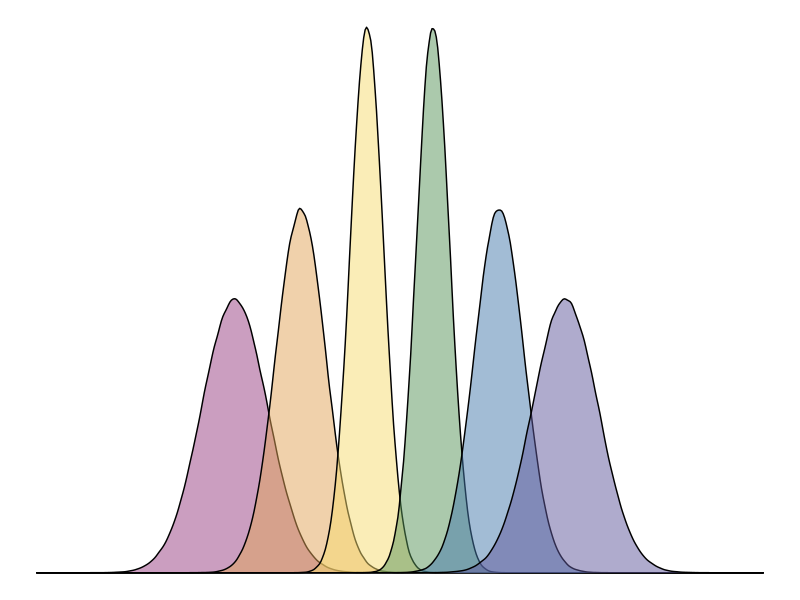
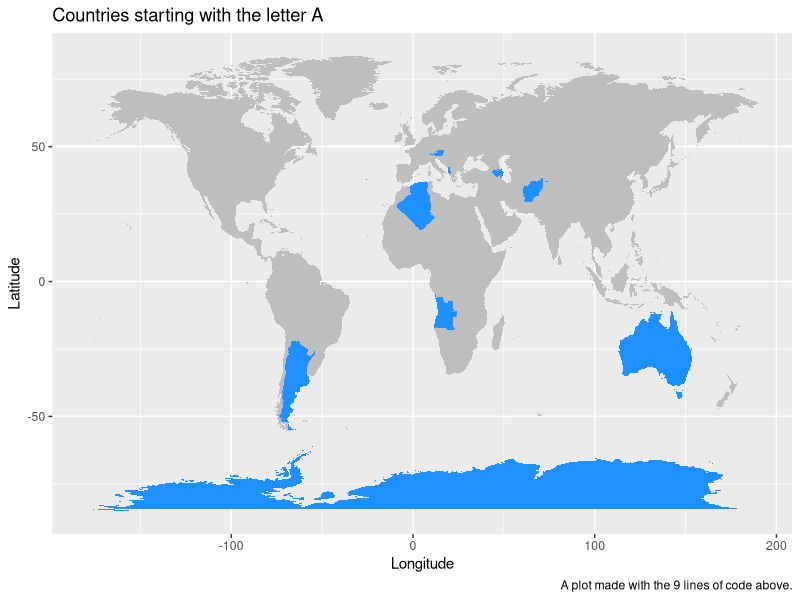

Here is the R script that generated these plots, in order:
## ---- chunk 1
library(tidyverse)

## palette with psyTeachR logo colour
psyteachr_colours <- function(vals = 1:6) {
  ptrc <- c(
    "pink" = "#983E82",
    "orange" = "#E2A458",
    "yellow" = "#F5DC70",
    "green" = "#59935B",
    "blue" = "#467AAC",
    "purple" = "#61589C"
  )
  
  unname(ptrc[vals])
}
psyteachr_colors <- psyteachr_colours


## ---- chunk 2

n <- 1e6
means <- c(40, 60, 80, 100, 120, 140)
sds <- c(10, 7.5, 5, 5, 7.5, 10)

tibble(
  grp = rep(LETTERS[1:6], each = n),
  val = rep(means, each = n) +
        rnorm(n*6, 0, rep(sds, each = n))
) %>%
  ggplot(aes(val, fill = grp)) +
  geom_density(alpha = 0.5, show.legend = F, trim = FALSE) +
  scale_fill_manual(values = psyteachr_colours()) +
  xlim(-20,200) +
  theme_void()
## ---- chunk 3

library(tidyverse)

map_data("world") %>%
  mutate(startsA = substring(region, 1, 1) == "A") %>%
  ggplot(aes(x=long, y=lat, group=group, fill=startsA)) + 
  geom_polygon(show.legend=FALSE) +
  labs(title = "Countries starting with the letter A",
       caption = "A plot made with the 9 lines of code above.",
       x = "Longitude", y = "Latitude") +
  scale_fill_manual(values = c("grey", "dodgerblue"))

